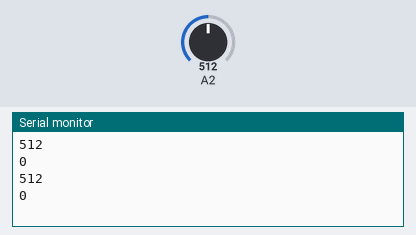
Bench run of a sketch on a simulated Arduino Uno, built with avr-gcc and run on an emulated ATmega328P. On the bench: the last lines printed to the serial monitor. The test bench sets the inputs (shaded band); at power-on: A2 = 512.

Above: at 1.7 s.
1.8 s: A2 set to 716
At 2.5 s:
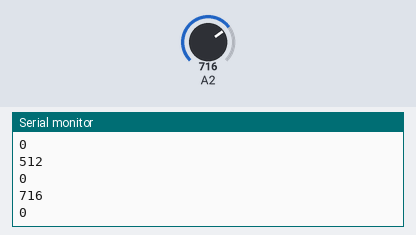
3.3 s: A2 set to 900
At 4.3 s:
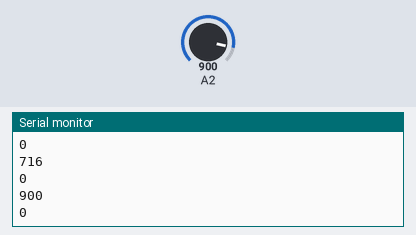
Timing chart, 0 to 6.3 s (numbered marks = the images above; inputs shaded):
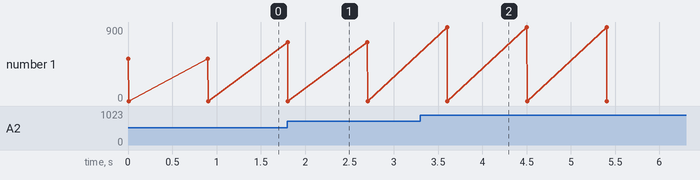

The sketch:

SuiveurDeLigne.ino
```cpp
void setup() {
  /* CAPTEUR NIVEAU DE GRIS */
  Serial.begin(9600);
}

int valeurCapteur;
int palierCouleurBlanc = 130;

void loop() {
  // put your main code here, to run repeatedly:

  int a = ligneBlanche();
  if(a == 1){
    Serial.println("1");

    /*MOTEUR Avancer*/

  }else if(a == 0){
    Serial.println("0");

    /*Retrouver ligne*/

    /*

    //arret
    //Tourner à gauche
    //avancer 25cm
    //Si pas 1
    //arret
    //demi-tour
    //avancer 50cm
    //Si pas 1
    //arret
    //demi tour
    // avancer 25 cm
    // arret
    // Tourner a droite
    // avancer 25 cm
    // Si pas 1
    // arret
    // demi tour
    // Avancer

    */
  }

  delay(900);
}

int ligneBlanche(){
  valeurCapteur = analogRead(2);
  Serial.println(valeurCapteur);

  if(palierCouleurBlanc < valeurCapteur){
    return 0;
  }else if( palierCouleurBlanc > valeurCapteur){
    return 1;
  }
}
```

Measured:
- after the input at 1.8 s, the serial monitor: prints a new line at once (image 1)
- after the input at 3.3 s, the serial monitor: prints a new line after 0.30 s (image 2)
